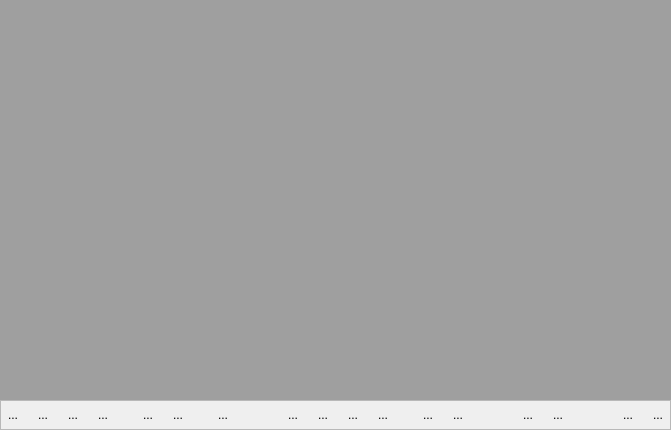
     <widget class="QWidget" name="pageBrowsers">
      <layout class="QVBoxLayout" name="verticalLayout_9">
       <property name="spacing">
        <number>0</number>
       </property>
       <property name="leftMargin">
        <number>0</number>
       </property>
       <property name="topMargin">
        <number>0</number>
       </property>
       <property name="rightMargin">
        <number>0</number>
       </property>
       <property name="bottomMargin">
        <number>0</number>
       </property>
       <item>
        <widget class="QFrame" name="frameMdiTop">
         <property name="maximumSize">
          <size>
           <width>16777215</width>
           <height>30</height>
          </size>
         </property>
         <property name="frameShape">
          <enum>QFrame::StyledPanel</enum>
         </property>
         <property name="frameShadow">
          <enum>QFrame::Raised</enum>
         </property>
        </widget>
       </item>
       <item>
        <widget class="QMdiArea" name="mdiBrowsers">
         <property name="verticalScrollBarPolicy">
          <enum>Qt::ScrollBarAsNeeded</enum>
         </property>
         <property name="horizontalScrollBarPolicy">
          <enum>Qt::ScrollBarAsNeeded</enum>
         </property>
         <property name="viewMode">
          <enum>QMdiArea::SubWindowView</enum>
         </property>
         <property name="documentMode">
          <bool>true</bool>
         </property>
        </widget>
       </item>
       <item>
        <widget class="QFrame" name="frameMdiBottom">
         <property name="minimumSize">
          <size>
           <width>0</width>
           <height>30</height>
          </size>
         </property>
         <property name="maximumSize">
          <size>
           <width>16777215</width>
           <height>30</height>
          </size>
         </property>
         <property name="frameShape">
          <enum>QFrame::StyledPanel</enum>
         </property>
         <property name="frameShadow">
          <enum>QFrame::Raised</enum>
         </property>
         <layout class="QHBoxLayout" name="horizontalLayout_13">
          <property name="leftMargin">
           <number>0</number>
          </property>
          <property name="topMargin">
           <number>0</number>
          </property>
          <property name="rightMargin">
           <number>0</number>
          </property>
          <property name="bottomMargin">
           <number>0</number>
          </property>
          <item>
           <layout class="QHBoxLayout" name="horizontalLayout_12">
            <item>
             <widget class="QToolButton" name="btnSubsRest">
              <property name="toolTip">
               <string>View Subs at Origin</string>
              </property>
              <property name="text">
               <string>...</string>
              </property>
              <property name="icon">
               <iconset resource="hbide.qrc">
                <normaloff>:/resources/view_organized.png</normaloff>:/resources/view_organized.png</iconset>
              </property>
              <property name="autoRaise">
               <bool>true</bool>
              </property>
             </widget>
            </item>
            <item>
             <widget class="QToolButton" name="btnSubsTile">
              <property name="toolTip">
               <string>View Subs Tiled</string>
              </property>
              <property name="text">
               <string>...</string>
              </property>
              <property name="icon">
               <iconset resource="hbide.qrc">
                <normaloff>:/resources/view_tiled.png</normaloff>:/resources/view_tiled.png</iconset>
              </property>
              <property name="autoRaise">
               <bool>true</bool>
              </property>
             </widget>
            </item>
            <item>
             <widget class="QToolButton" name="btnSubsCascade">
              <property name="toolTip">
               <string>View Subs Cascaded</string>
              </property>
              <property name="text">
               <string>...</string>
              </property>
              <property name="icon">
               <iconset resource="hbide.qrc">
                <normaloff>:/resources/view_cascaded.png</normaloff>:/resources/view_cascaded.png</iconset>
              </property>
              <property name="autoRaise">
               <bool>true</bool>
              </property>
             </widget>
            </item>
            <item>
             <widget class="QToolButton" name="btnSubsMaximized">
              <property name="toolTip">
               <string>Show Subs Maximized</string>
              </property>
              <property name="text">
               <string>...</string>
              </property>
              <property name="icon">
               <iconset resource="hbide.qrc">
                <normaloff>:/resources/fullscreen.png</normaloff>:/resources/fullscreen.png</iconset>
              </property>
              <property name="autoRaise">
               <bool>true</bool>
              </property>
             </widget>
            </item>
            <item>
             <spacer name="horizontalSpacer_8">
              <property name="orientation">
               <enum>Qt::Horizontal</enum>
              </property>
              <property name="sizeType">
               <enum>QSizePolicy::Fixed</enum>
              </property>
              <property name="sizeHint" stdset="0">
               <size>
                <width>15</width>
                <height>20</height>
               </size>
              </property>
             </spacer>
            </item>
            <item>
             <widget class="QToolButton" name="btnSubsSave">
              <property name="toolTip">
               <string>Save Subs Coordinates</string>
              </property>
              <property name="text">
               <string>...</string>
              </property>
              <property name="icon">
               <iconset resource="hbide.qrc">
                <normaloff>:/resources/saveall.png</normaloff>:/resources/saveall.png</iconset>
              </property>
              <property name="autoRaise">
               <bool>true</bool>
              </property>
             </widget>
            </item>
            <item>
             <widget class="QToolButton" name="btnSubsLoad">
              <property name="toolTip">
               <string>Load Subs Coordinates</string>
              </property>
              <property name="text">
               <string>...</string>
              </property>
              <property name="icon">
               <iconset resource="hbide.qrc">
                <normaloff>:/resources/go-jump.png</normaloff>:/resources/go-jump.png</iconset>
              </property>
              <property name="autoRaise">
               <bool>true</bool>
              </property>
             </widget>
            </item>
            <item>
             <spacer name="horizontalSpacer_9">
              <property name="orientation">
               <enum>Qt::Horizontal</enum>
              </property>
              <property name="sizeType">
               <enum>QSizePolicy::Fixed</enum>
              </property>
              <property name="sizeHint" stdset="0">
               <size>
                <width>15</width>
                <height>20</height>
               </size>
              </property>
             </spacer>
            </item>
            <item>
             <widget class="QToolButton" name="btnSubsPrint">
              <property name="toolTip">
               <string>Print Active Browser</string>
              </property>
              <property name="text">
               <string>...</string>
              </property>
              <property name="icon">
               <iconset resource="hbide.qrc">
                <normaloff>:/resources/print.png</normaloff>:/resources/print.png</iconset>
              </property>
              <property name="autoRaise">
               <bool>true</bool>
              </property>
             </widget>
            </item>
            <item>
             <spacer name="horizontalSpacer_4">
              <property name="orientation">
               <enum>Qt::Horizontal</enum>
              </property>
              <property name="sizeHint" stdset="0">
               <size>
                <width>40</width>
                <height>20</height>
               </size>
              </property>
             </spacer>
            </item>
            <item>
             <widget class="QToolButton" name="btnSubsWatchSelText">
              <property name="toolTip">
               <string>Create a Watch from Copied Text</string>
              </property>
              <property name="text">
               <string>...</string>
              </property>
              <property name="icon">
               <iconset resource="hbide.qrc">
                <normaloff>:/resources/paste.png</normaloff>:/resources/paste.png</iconset>
              </property>
              <property name="autoRaise">
               <bool>true</bool>
              </property>
             </widget>
            </item>
            <item>
             <widget class="QToolButton" name="btnSubsWatchAdd">
              <property name="toolTip">
               <string>Add a New Watch</string>
              </property>
              <property name="text">
               <string>...</string>
              </property>
              <property name="icon">
               <iconset resource="hbide.qrc">
                <normaloff>:/resources/dc_plus.png</normaloff>:/resources/dc_plus.png</iconset>
              </property>
              <property name="autoRaise">
               <bool>true</bool>
              </property>
             </widget>
            </item>
            <item>
             <widget class="QToolButton" name="btnSubsWatchSave">
              <property name="toolTip">
               <string>Save Watches in Disk File</string>
              </property>
              <property name="text">
               <string>...</string>
              </property>
              <property name="icon">
               <iconset resource="hbide.qrc">
                <normaloff>:/resources/save.png</normaloff>:/resources/save.png</iconset>
              </property>
              <property name="autoRaise">
               <bool>true</bool>
              </property>
             </widget>
            </item>
            <item>
             <widget class="QToolButton" name="btnSubsWatchLoad">
              <property name="toolTip">
               <string>Load Watches from Disk File</string>
              </property>
              <property name="text">
               <string>...</string>
              </property>
              <property name="icon">
               <iconset resource="hbide.qrc">
                <normaloff>:/resources/redo.png</normaloff>:/resources/redo.png</iconset>
              </property>
              <property name="autoRaise">
               <bool>true</bool>
              </property>
             </widget>
            </item>
            <item>
             <spacer name="horizontalSpacer_5">
              <property name="orientation">
               <enum>Qt::Horizontal</enum>
              </property>
              <property name="sizeType">
               <enum>QSizePolicy::Fixed</enum>
              </property>
              <property name="sizeHint" stdset="0">
               <size>
                <width>15</width>
                <height>20</height>
               </size>
              </property>
             </spacer>
            </item>
            <item>
             <widget class="QToolButton" name="btnSubsWatchDel">
              <property name="toolTip">
               <string>Delete Selected Watch</string>
              </property>
              <property name="text">
               <string>...</string>
              </property>
              <property name="icon">
               <iconset resource="hbide.qrc">
                <normaloff>:/resources/dc_delete.png</normaloff>:/resources/dc_delete.png</iconset>
              </property>
              <property name="autoRaise">
               <bool>true</bool>
              </property>
             </widget>
            </item>
            <item>
             <widget class="QToolButton" name="btnSubsWatchClear">
              <property name="toolTip">
               <string>Clear All Watches</string>
              </property>
              <property name="text">
               <string>...</string>
              </property>
              <property name="icon">
               <iconset resource="hbide.qrc">
                <normaloff>:/resources/clean.png</normaloff>:/resources/clean.png</iconset>
              </property>
              <property name="autoRaise">
               <bool>true</bool>
              </property>
             </widget>
            </item>
            <item>
             <spacer name="horizontalSpacer_6">
              <property name="orientation">
               <enum>Qt::Horizontal</enum>
              </property>
              <property name="sizeHint" stdset="0">
               <size>
                <width>40</width>
                <height>20</height>
               </size>
              </property>
             </spacer>
            </item>
            <item>
             <widget class="QToolButton" name="btnSubsDbu">
              <property name="text">
               <string>...</string>
              </property>
              <property name="icon">
               <iconset resource="hbide.qrc">
                <normaloff>:/resources/browser.png</normaloff>:/resources/browser.png</iconset>
              </property>
              <property name="autoRaise">
               <bool>true</bool>
              </property>
             </widget>
            </item>
            <item>
             <widget class="QToolButton" name="btnSubsCopyStruct">
              <property name="toolTip">
               <string>Copy Table Structure to Clipboard</string>
              </property>
              <property name="text">
               <string>...</string>
              </property>
              <property name="icon">
               <iconset resource="hbide.qrc">
                <normaloff>:/resources/clipboard.png</normaloff>:/resources/clipboard.png</iconset>
              </property>
              <property name="autoRaise">
               <bool>true</bool>
              </property>
             </widget>
            </item>
            <item>
             <spacer name="horizontalSpacer_7">
              <property name="orientation">
               <enum>Qt::Horizontal</enum>
              </property>
              <property name="sizeHint" stdset="0">
               <size>
                <width>40</width>
                <height>20</height>
               </size>
              </property>
             </spacer>
            </item>
            <item>
             <widget class="QToolButton" name="btnSubsObjBack">
              <property name="toolTip">
               <string>Go Back One Level</string>
              </property>
              <property name="text">
               <string>...</string>
              </property>
              <property name="icon">
               <iconset resource="hbide.qrc">
                <normaloff>:/resources/dc_left.png</normaloff>:/resources/dc_left.png</iconset>
              </property>
              <property name="autoRaise">
               <bool>true</bool>
              </property>
             </widget>
            </item>
            <item>
             <widget class="QToolButton" name="btnSubsObjExpand">
              <property name="toolTip">
               <string>Expand Entire Objet|Array</string>
              </property>
              <property name="text">
               <string>...</string>
              </property>
              <property name="icon">
               <iconset resource="hbide.qrc">
                <normaloff>:/resources/maximize.png</normaloff>:/resources/maximize.png</iconset>
              </property>
              <property name="autoRaise">
               <bool>true</bool>
              </property>
             </widget>
            </item>
           </layout>
          </item>
         </layout>
        </widget>
       </item>
      </layout>
     </widget>
